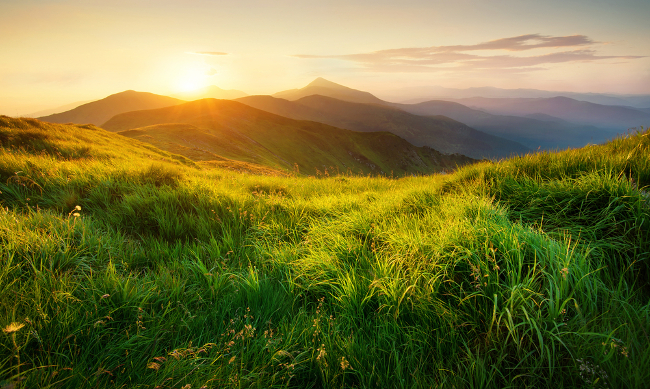
#> input picture obraz.jpg, 650 x 389 px
$ python cw5_1.py
#> lines starting #> are read from the running program, lines starting #| are printed output that depends on the picture
import sys

import cv2
import matplotlib.pyplot as plt


# Funkcja wczytująca obraz z pliku
def load_image(file_path):
#> called with file_path = 'obraz.jpg'
    img = cv2.imread(file_path)
#> img is the input picture: shape (389, 650, 3); mean B, G, R 56.9, 115.4, 119
    if img is None:
        print('Failed to load image file:')
        sys.exit(1)
    return img


# Funkcja wyświetlająca obraz
def show_image(image, title="Image"):
    cv2.imshow(title, image)
    cv2.waitKey(0)
    cv2.destroyAllWindows()


# Funkcja wyświetlająca wykres zmian poziomu szarości wzdłuż wybranej linii poziomej lub pionowej
def plot_gray_levels(image, x=None, y=None):
#> called with x = 100
    gray_image = cv2.cvtColor(image, cv2.COLOR_BGR2GRAY)
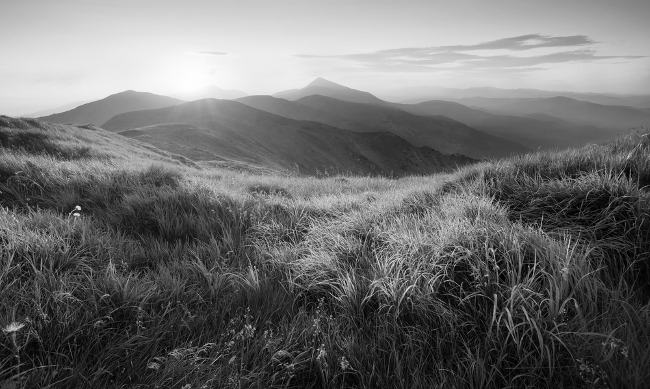
#> gray_image: shape (389, 650); min 0, max 255, mean 109.8
    # plt.imshow(image)
    if x is not None:
        line = gray_image[x, :]
#> line = 650 values, max 230 at index 80, min 112 at index 326, mean 162.1
        plt.plot(line)
        plt.show()
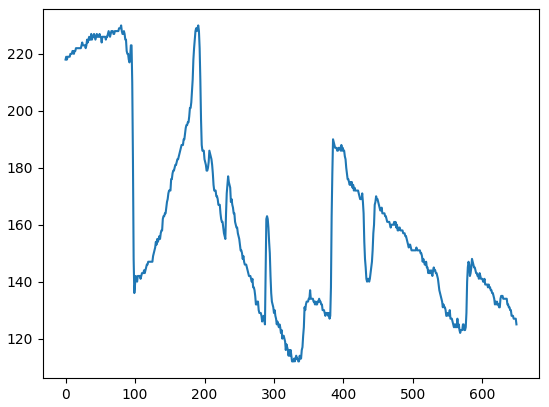
#> figure drawn by matplotlib, 1 panel; curve peaks at x = 80, y = 230
#> call 2 of plot_gray_levels, with y = 100
#> in plot_gray_levels (call 2), `line = gray_image[:, y]`: line = 389 values, max 238 at index 85, min 1 at index 334, mean 114.4
#> in plot_gray_levels (call 2), `plt.show()`:
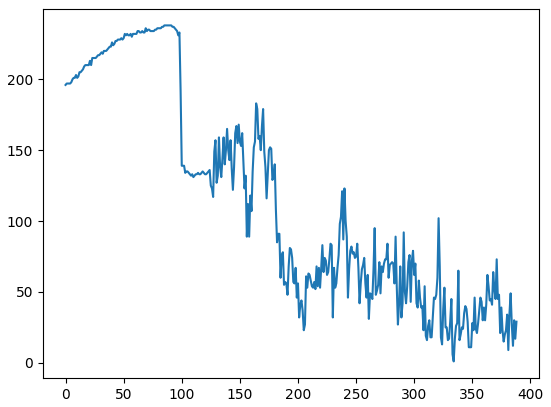
#> figure drawn by matplotlib, 1 panel; curve peaks at x = 85, y = 238
    elif y is not None:
        line = gray_image[:, y]
        plt.plot(line)
        plt.show()
    else:
        print("Nie wybrano linii.")


# Funkcja zapisująca podobraz o podanych współrzędnych do pliku
def save_subimage(img_name, x1, y1, x2, y2, file_path):
#> called with x1 = 0, y1 = 0, x2 = 100, y2 = 600, file_path = 'podobraz.jpg'
    subimage = img_name[x1:x2, y1:y2]
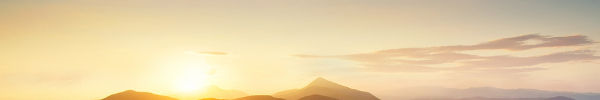
#> subimage: shape (100, 600, 3); mean B, G, R 167.4, 208.7, 230
    cv2.imwrite(file_path, subimage)
    created_subimage = load_image(file_path)
    show_image(created_subimage)


if __name__ == '__main__':
    # Przykładowe użycie funkcji
    image = load_image("obraz.jpg")
    show_image(image)

    plot_gray_levels(image, x=100)
    plot_gray_levels(image, y=100)

    save_subimage(image, 0, 0, 100, 600, "podobraz.jpg")
